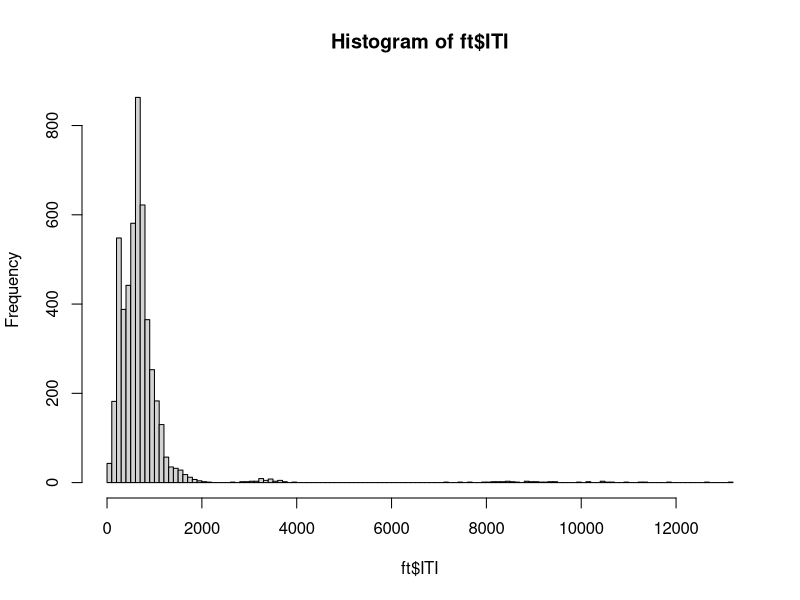
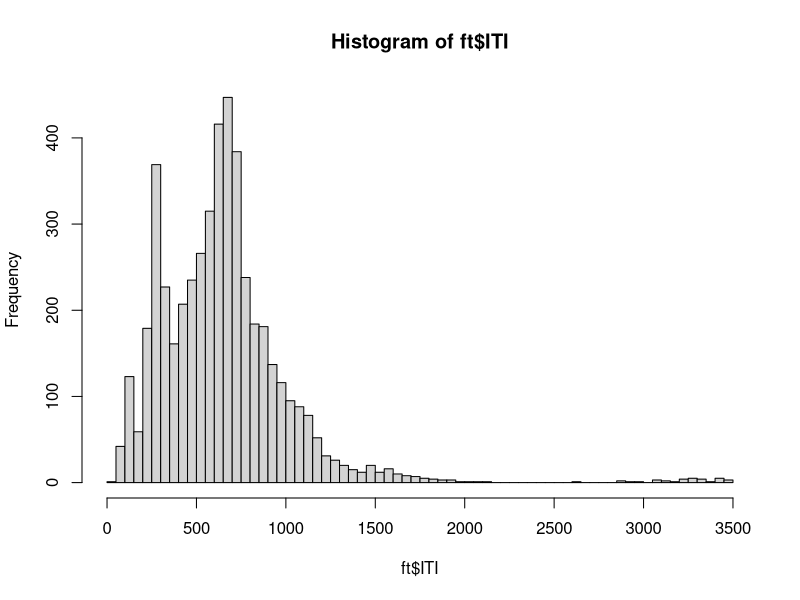

Recreate these plots in R, in order. (Note: this script raises an error after producing the figures.)
## ---- chunk 1
rm(list=ls())
library(glmmTMB)
library(effects)
ft = read.csv("Data/FingerTapping.csv")
tp = read.csv("Data/TimePerception.csv")
## ---- chunk 2
head(ft)
head(tp)
## ---- chunk 3
ft = ft[ft$Trial != 1, ]
ft = ft[ft$PrePost == "Post", ]
hist(ft$ITI, breaks=100)
## ---- chunk 4
ITI_zScore = (ft$ITI - mean(ft$ITI))/sd(ft$ITI)
ft = ft[!abs(ITI_zScore) > 3, ]
hist(ft$ITI, breaks=100)
## ---- chunk 5
# prepare factorial variables
ft$ID = factor(ft$ID)
ft$Emotion = factor(ft$Emotion, levels=c("Neutral","Negative","Positive"))
## ---- chunk 6
# actually fit the model
fit_ft = glmmTMB(
  ITI ~ Emotion + (Emotion||ID),
  dispformula = ~ Emotion ,
  data = ft,
  family = Gamma(link="log")
)
## ---- chunk 7
# see summary of model coefficients
summary(fit_ft)

# plot predicted effects
plot(allEffects(fit_ft))
## ---- chunk 8
# inspect distribution of Retrospective estimates
hist(tp$Retro_Estimate)
## ---- chunk 9
# compute precision (error) of retrospective estimate
tp$Retro_Error = (tp$Retro_Estimate - 5) / 5
## ---- chunk 10
# prepare factorial variables
tp$ID = factor(tp$ID)
tp$Emotion = factor(tp$Emotion, levels=c("Neutral","Negative","Positive"))
## ---- chunk 11
# actually fit the model
fit_re = glmmTMB(
  Retro_Error ~ Emotion + (1|ID),
  dispformula = ~ Emotion,
  data = tp
)
## ---- chunk 12
# see summary of model coefficients
summary(fit_re)

# plot predicted effects
plot(allEffects(fit_re))
## ---- chunk 13
# inspect distribution of Prospective estimates
hist(tp$Prosp_Estimate)
## ---- chunk 14
tp$Prosp_Estimate[tp$Prosp_Estimate < 0] = NA
hist(tp$Prosp_Estimate)
## ---- chunk 15
# compute precision (error) of prospective estimate
tp$Prosp_Error = (tp$Prosp_Estimate - 60000) / 60000
## ---- chunk 16
fit_pro = glmmTMB(
  Prosp_Error ~ Emotion + (1|ID),
  dispformula = ~ Emotion,
  data = tp
)
## ---- chunk 17
# see summary of model coefficients
summary(fit_pro)

# plot predicted effects
plot(allEffects(fit_pro))
